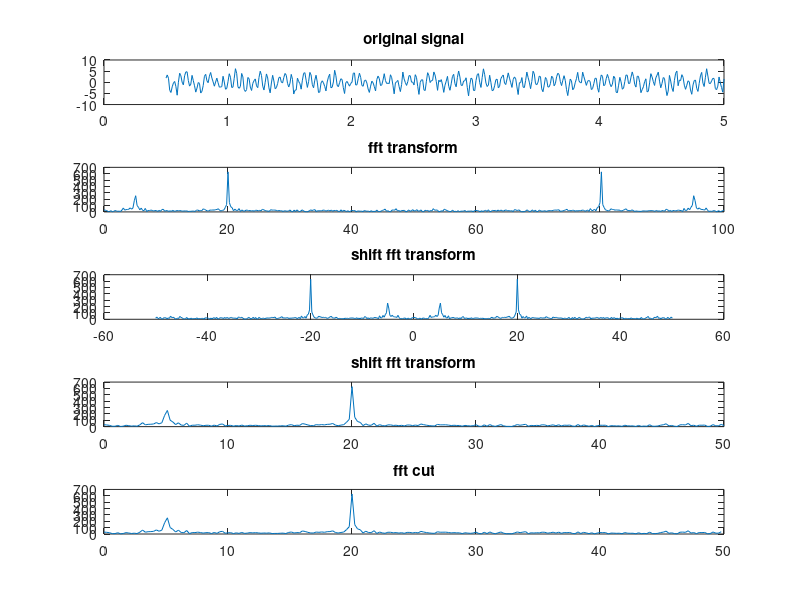

Reproduce this figure in MATLAB.
t_s = 0.01; %采样周期
t_start = 0.5; %起始时间
t_end = 5;     %结束时间
t = t_start : t_s : t_end;
y = 1.5*sin(2*pi*5*t)+3*sin(2*pi*20*t)+randn(1,length(t));  %生成信号

%%%%%%%%%%%%%%%%%%%%%%%%%%%%%%%频谱%%%%%%%%%%%%%%%%%%%%%%%%%%%%%%%%%%%%%%%
y_f = fft(y); %傅里叶变换
subplot(5,1,1);
plot(t,y);title('original signal');   %绘制原始信号图
Druation = t_end -t_start;  %计算采样时间
Sampling_points = Druation/t_s +1;  %采样点数，fft后的点数就是这个数
f_s = 1/t_s; %采样频率
f_x = 0:f_s/(Sampling_points -1):f_s;  %注意这里和横坐标频率对应上了，频率分辨率就是f_s/(Sampling_points -1)
t2 = f_x-f_s/2;
shift_f = abs(fftshift(y_f));
subplot(5,1,2);
plot(f_x,abs(y_f));title('fft transform');
subplot(5,1,3);
plot(f_x-f_s/2,shift_f);title('shift fft transform');  %将0频率分量移到坐标中心
subplot(5,1,4);
plot(t2(length(t2)/2:length(t2)),shift_f(length(shift_f)/2:length(shift_f)));title('shift fft transform');   %保留正频率部分
subplot(5,1,5);
plot(f_x(1:length(f_x)/2),abs(y_f(1:length(f_x)/2)));title('fft cut');  %直接截取fft结果的前半部分